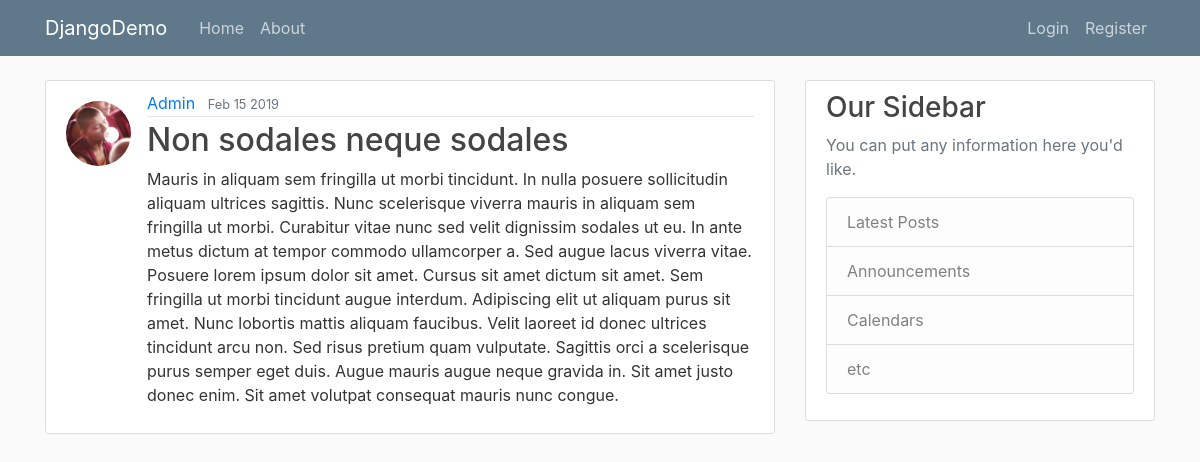
Page /post/34 on the committed database.
### blog/models.py (models this page shows, shortened)
class Post(models.Model):
    title = models.CharField(max_length=100)
    content = models.TextField()
    date_posted = models.DateTimeField(default=timezone.now)
    author = models.ForeignKey(User, on_delete=models.CASCADE)

### users/models.py (models this page shows, shortened)
class Profile(models.Model):
    user = models.OneToOneField(User, on_delete=models.CASCADE)
    image = models.ImageField(default='default.jpg', upload_to='profile_pics')

### blog/views.py (the view)
# urls.py: path('post/<int:pk>', PostDetailView.as_view(), name='post_detail'),
class PostDetailView(DetailView):
    model = Post

### blog/templates/blog/post_detail.html (shortened to what this page needs)
{% extends "blog/base.html" %}
{% block content %}
  <article class="media content-section">
    <img class="rounded-circle article-img" src="{{ object.author.profile.image.url }}">
    <div class="media-body">
      <div class="article-metadata">
        <a class="mr-2" href="{% url 'user_posts' object.author.username %}">{{ object.author }}</a>
        <small class="text-muted">{{ object.date_posted|date:"M d Y" }}</small>
      </div>
      <h2 class="article-title">{{ object.title }}</h2>
      <p class="article-content">{{ object.content }}</p>
    </div>
  </article>
{% endblock content %}

### blog/static/blog/main.css (style rules this page uses)
body { background: #fafafa; color: #333333; margin-top: 5rem; }
h1, h2, h3, h4, h5, h6 { color: #444444; }
.content-section { background: #ffffff; padding: 10px 20px; border: 1px solid #dddddd; border-radius: 3px; margin-bottom: 20px; }
.article-title { color: #444444; }
.article-content { white-space: pre-line; }
.article-img { height: 65px; width: 65px; margin-top: 10px; margin-right: 16px; }
.article-metadata { padding-bottom: 1px; margin-bottom: 4px; border-bottom: 1px solid #e3e3e3 }

### rows in the picture
Post: author.profile.image (picture), author "Admin", date_posted "Feb 15 2019", title "Non sodales neque sodales", content "Mauris in aliquam sem fringilla ut morbi tincidunt. In nulla posuere sollicitudin aliquam ultrices sagittis. Nunc scelerisque viverra mauris in aliquam sem fringilla ut morbi. Curabitur vitae nunc sed velit dignissim sodales ut eu. In ante metus dictum at tempor commodo ullamcorper a. Sed augue lacus viverra vitae. Posuere lorem ipsum dolor sit amet. Cursus sit amet dictum sit amet. Sem fringilla ut morbi tincidunt augue interdum. Adipiscing elit ut aliquam purus sit amet. Nunc lobortis mattis aliquam faucibus. Velit laoreet id donec ultrices tincidunt arcu non. Sed risus pretium quam vulputate. Sagittis orci a scelerisque purus semper eget duis. Augue mauris augue neque gravida in. Sit…"
